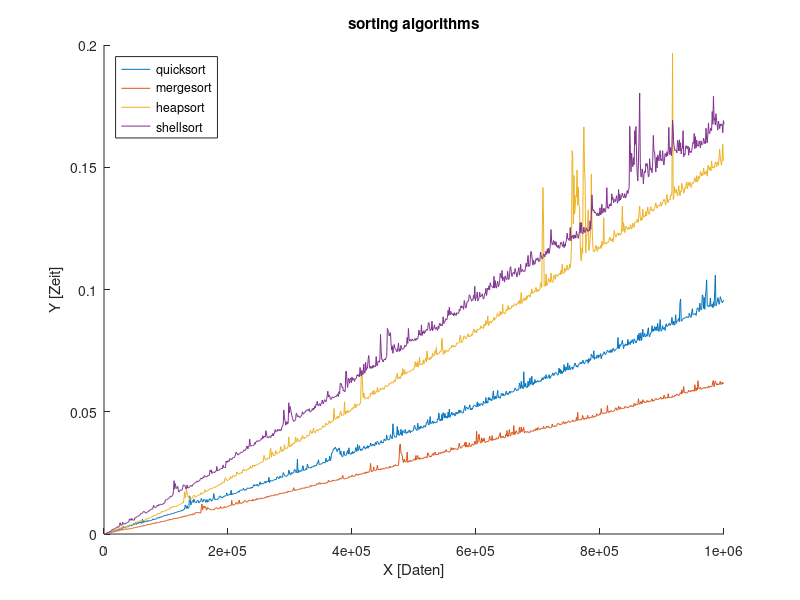

MATLAB code to generate this figure:
clear;clc;close all;

fid=fopen('quicksort.txt');
data=textscan(fid,'%d %f');
fclose(fid);
x=data{1};
quicksort_y=data{2};

fid=fopen('mergesort.txt');
data=textscan(fid,'%d %f');
fclose(fid);
mergesort_y=data{2};

fid=fopen('heapsort.txt');
data=textscan(fid,'%d %f');
fclose(fid);
heapsort_y=data{2};

fid=fopen('shellsort.txt');
data=textscan(fid,'%d %f');
fclose(fid);
shellsort_y=data{2};

figure;
title('sorting algorithms');
xlabel('X [Daten]');
ylabel('Y [Zeit]');
hold on;
plot(x,quicksort_y);
plot(x,mergesort_y);
plot(x,heapsort_y);
plot(x,shellsort_y);

legend('quicksort','mergesort','heapsort','shellsort','Location','northwest');
hold off;